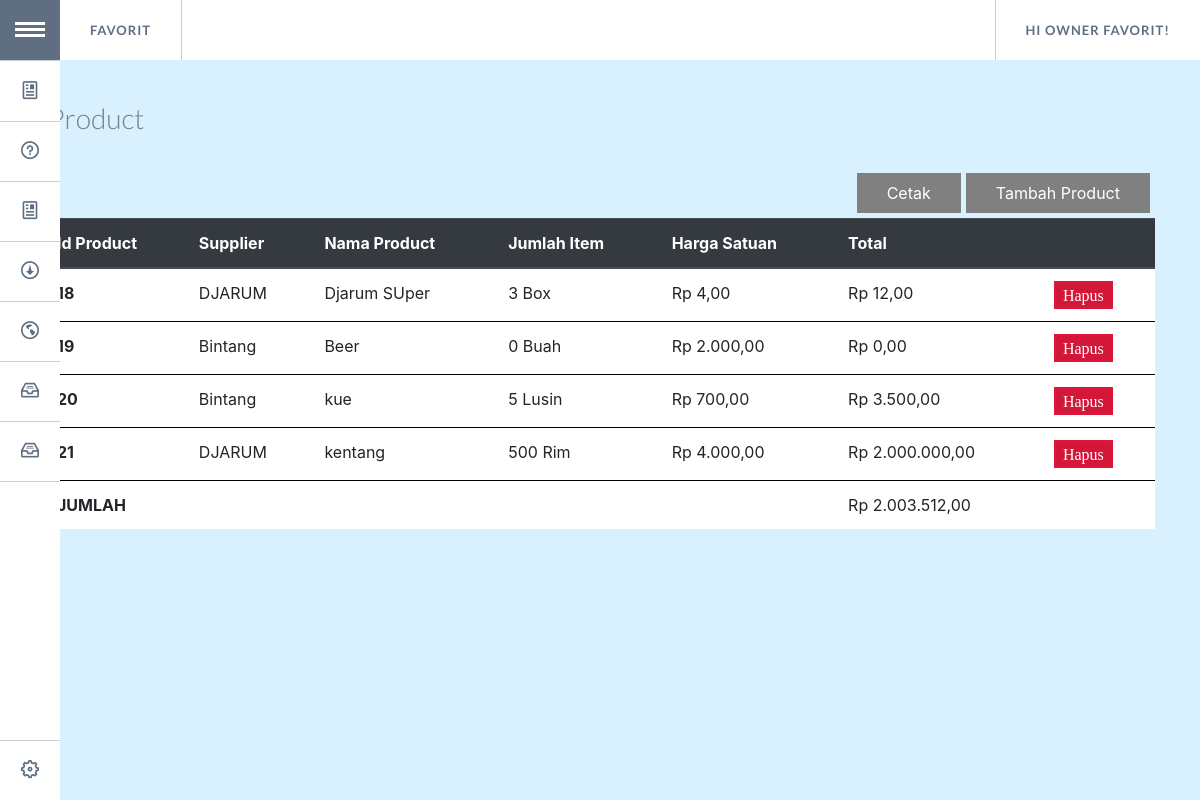
Page /produk.php (signed in) on the earlier database version.
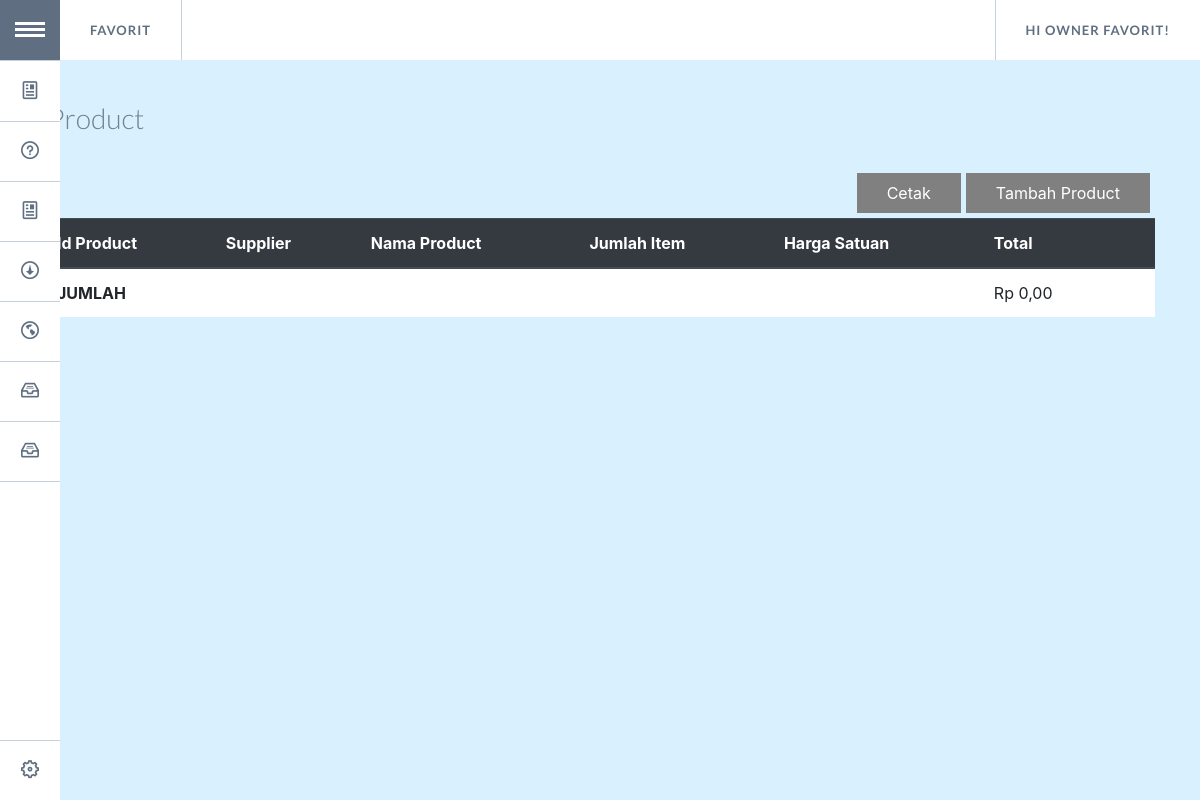
Same page on the later database version.
### tables this page shows
CREATE TABLE `product` (
  `id_item` int(5) NOT NULL,
  `id_supplier` int(5) DEFAULT NULL,
  `nama_item` varchar(50) NOT NULL,
  `jumlah_item` int(250) NOT NULL,
  `satuan` varchar(7) NOT NULL,
  `harga_satuan` int(20) NOT NULL
);

CREATE TABLE `suppliers` (
  `id_supplier` int(5) NOT NULL,
  `nama_supplier` varchar(40) NOT NULL,
  `email` varchar(60) DEFAULT NULL,
  `alamat` varchar(100) DEFAULT NULL,
  `no_hp` int(14) DEFAULT NULL,
  `sisa_tagihan` int(20) DEFAULT NULL
);

### produk.php (the view, shortened to what this page needs)
<!DOCTYPE html>
<html lang="en" class="no-js">
	<head>
        <link rel="stylesheet" href="assets/bootstrap-4.3.1-dist/css/bootstrap-grid.css"/>
        <link rel="stylesheet" href="https://stackpath.bootstrapcdn.com/bootstrap/4.3.1/css/bootstrap.min.css">
		<link rel="stylesheet" type="text/css" href="assets/GoogleNexusWebsiteMenu/css/normalize.css" />
		<link rel="stylesheet" type="text/css" href="assets/GoogleNexusWebsiteMenu/css/style.css" />
		<link rel="stylesheet" type="text/css" href="assets/GoogleNexusWebsiteMenu/css/component.css" />
		<link rel="stylesheet" type="text/css" href="assets/css/table.css" />
		<link rel="stylesheet" type="text/css" href="assets/css/mainform.css" />
	</head>
	<body>
	<?php
	include 'koneksi_model.php';
	if (!isset($_SESSION["sukses"]) and !isset($_SESSION["username"]) and !isset($_SESSION["password"])) {
		die("<div style='margin-top:200px'>
			<h1 style='text-align:center;color:red;font-weight:bold'>Kami tidak mengenali anda!</h1>
			<h3 style='text-align:center'>Silahkan login <a href='login_page.php'>disini</a></h3>
			</div>");
	}else
		{
			$sql= "SELECT nama FROM user WHERE username='".$_SESSION["username"]."'";
			$query= mysqli_query($conn,$sql);
			$result= mysqli_fetch_array($query);
			$hello = $result[0];
		}
?>
		<div class="container">
			<ul id="gn-menu" class="gn-menu-main">
				<li class="gn-trigger">
					<a class="gn-icon gn-icon-menu"><span>Menu</span></a>
					<nav class="gn-menu-wrapper">
						<div class="gn-scroller">
							<ul class="gn-menu">
							<li><a class="gn-icon gn-icon-article" href='request.php'>Purchase Request</a></li>
								<li><a class="gn-icon gn-icon-help"href='acc.php'>Approval</a></li>
								<li><a class="gn-icon gn-icon-article" href='order.php'>Purchase Order</a></li>
								<li><a class="gn-icon gn-icon-download" href='terima.php'>Receiving</a></li>
								<li><a class="gn-icon gn-icon-earth" href='hutang.php'>Account Payable</a></li>
								<li><a class="gn-icon gn-icon-archive" href='supplier.php'>Supplier</a></li>
								<li><a class="gn-icon gn-icon-archive" href='produk.php'>Product</a></li>
								<li class="bawah"><a class="gn-icon gn-icon-cog" href='logout.php'>Logout</a></li>
							</ul>
						</div>
					</nav>
				</li>
				<li><a href='mainMenu.php'>Favorit</a></li>
				<li><a href="password.php"><span>Hi <?php echo $hello ?>!</span></a></li>
			</ul>
			<header>
				<h1> <span>Product</span></h1>
			</header>
			<div class="head row">
				<div class="col-sm-6 col-md-6 col-xl-6 col-lg-6">
				</div>
				<div class="col-sm-6 col-md-6 col-xl-6 col-lg-6">
					<form>
         				<button class="tambahBut" type="submit" formaction="produk_tambah.php">Tambah Product</button>
					  </form>
					  <form>
         				<button class="tambahBut" type="submit" onclick="window.open('produk_cetak.php')">Cetak</button>
      				</form>
				</div>
			</div>
			 <table class="table">
				<thead class="thead-dark">
					<tr>
						<th scope="col">Id Product</th>
						<th scope="col">Supplier</th>
						<th scope="col">Nama Product</th>
						<th scope="col">Jumlah Item</th>
						<th scope="col">Harga Satuan</th>
						<th scope="col">Total</th>
						<th> </th>
					</tr>
				</thead>
			<?php
				$sql1= "SELECT product.id_item ,product.nama_item, suppliers.nama_supplier, product.harga_satuan, product.satuan, product.jumlah_item FROM product LEFT JOIN suppliers ON product.id_supplier=suppliers.id_supplier";
				$query1= mysqli_query($conn,$sql1);
				$tot=0;
				while ($hsl1= mysqli_fetch_assoc($query1)){
			?>
				<tr>
	    			<th style="background: white" scope ="row"><?php echo $hsl1['id_item'];?></th>
					<td style="background: white"><?php echo $hsl1['nama_supplier'];?></td>
					<td style="background: white"><?php echo $hsl1['nama_item'];?></td>
					<td style="background: white"><?php echo $hsl1['jumlah_item']." ".$hsl1['satuan'];?></td>
					<td style="background: white"><?php echo "Rp ".number_format($hsl1['harga_satuan'],2,",",".");?></td>
					<td style="background: white"><?php $jum=$hsl1['jumlah_item']*$hsl1['harga_satuan'];$tot=$tot+$jum; echo "Rp ".number_format($jum,2,",",".");?></td>
					<td style="background: white"> <?php echo"<button class='actButtonNo'><a class='actText' href='produk_hapus_btn.php?id=$hsl1[id_item]'>Hapus</a></button>";?></td>
				</tr>
			<?php
				}
			?>
							<tr>
					<th style="background: white"> JUMLAH </th>
					<td style="background: white"> </td>
					<td style="background: white"> </td>
					<th style="background: white"> </th>
					<td style="background: white"> </td>
					<td style="background: white"> <?php echo "Rp ".number_format($tot,2,",",".");?></td></td>
					<td style="background: white"> </td>
				</tr>
			</table>
			<br>
			<br>
			</div>
</body>
</html>

Differences in the rows shown:
removed product: id_item "18", id_supplier.nama_supplier "DJARUM", nama_item "Djarum SUper", jumlah_item "3", satuan "Box", harga_satuan "4,00", jum "12,00"
removed product: id_item "19", id_supplier.nama_supplier "Bintang", nama_item "Beer", jumlah_item "0", satuan "Buah", harga_satuan "2.000,00", jum "0,00"
removed product: id_item "20", id_supplier.nama_supplier "Bintang", nama_item "kue", jumlah_item "5", satuan "Lusin", harga_satuan "700,00", jum "3.500,00"
removed product: id_item "21", id_supplier.nama_supplier "DJARUM", nama_item "kentang", jumlah_item "500", satuan "Rim", harga_satuan "4.000,00", jum "2.000.000,00"
Other differences:
$tot: "2.003.512,00" → "0,00"
